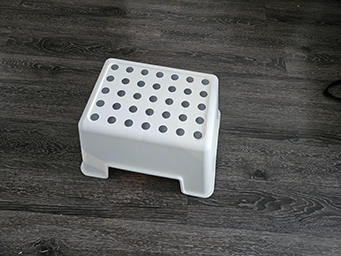
#> input picture assets/blobs_small.png, 341 x 256 px
$ python sibd_b:w.py
#> lines starting #> are read from the running program, lines starting #| are printed output that depends on the picture; after the words box and inside, x2 and y2 are one past the last pixel; in counts of white or black regions, pixels touching at a corner belong together
import math, time, cv2, numpy as np
from scipy.ndimage import maximum_filter, minimum_filter

suffix = "_small"
img = cv2.imread(f"assets/blobs{suffix}.png", cv2.IMREAD_GRAYSCALE)
#> img: shape (256, 341); min 0, max 255, mean 85.4


scales = 5
octaves = 3
sigma0 = 1.6
k = 2 ** (1 / (scales - 3))

layer_buffer = img.copy()
LoGs = [[img.copy() for _ in range(scales - 1)] for _ in range(octaves)]
#> LoGs = 3 items
Peak_buffers = [[img.copy() for _ in range(scales - 3)] for _ in range(octaves)]
#> Peak_buffers = 3 items
Gaussian_buffers = [[img.copy() for _ in range(scales)] for _ in range(octaves)]
#> Gaussian_buffers = 3 items
resample_buffer = img.copy()

time_taken = 0
start_t = time.time()
end_t = time.time()

def peak_detection_scipy(dog1, dog2, dog3, size=3, contrast_threshold=0.03, print_output=False):
    rows, cols = dog2.shape
    DoG_stack = np.stack([dog1, dog2, dog3], axis=-1)

    local = maximum_filter(DoG_stack, size=size)
    peak_mask = dog2 == local[:, :, 1]
    output = np.where(peak_mask, dog2, 0)

    local = minimum_filter(DoG_stack, size=size)
    peak_mask = dog2 == local[:, :, 1]
    output = np.where(peak_mask, -dog2, output)

    contrast_mask = output >= contrast_threshold
    output = np.where(contrast_mask, output, 0)

    keypoints = np.where(output != 0)
    keypoints = np.stack([keypoints[0], keypoints[1]], axis=-1)
    keypoints = keypoints.astype(np.int32)

    return output, keypoints

def compute_orientation_histograms(image, keypoint, scale, bin_size=10, threshold=0.5):
    x, y = keypoint
    radius = int(1.5 * scale)
    gaussianWindow = cv2.getGaussianKernel(2 * radius + 1, 1.5 * scale)
    histogram = np.zeros(360 // bin_size)

    for i in range(-radius, radius + 1):
        for j in range(-radius, radius + 1):
            dx = -1/3 * (4 * (int(image[x + i + 1, y + j]) - int(image[x + i - 1, y + j])) / 2
                        - (int(image[x + i + 2, y + j]) - int(image[x + i - 2, y + j])) / 4)
            dy = 1/3 * (4 * (int(image[x + i, y + j + 1]) - int(image[x + i, y + j - 1])) / 2
                       - (int(image[x + i, y + j + 2]) - int(image[x + i, y + j - 2])) / 4)

            magnitude = np.sqrt(dx**2 + dy**2)
            orientation = math.degrees(np.arctan2(dx, dy))
            if orientation < 0:
                orientation += 360

            bin = int(orientation // bin_size) % (360 // bin_size)
            histogram[bin] += magnitude * gaussianWindow[i + radius] * gaussianWindow[j + radius]

    cv = np.std(histogram) / np.mean(histogram)
    return (True, cv, histogram) if cv < threshold else (False, cv, histogram)

for octave in range(octaves):
    if octave == 0:
        apron = math.ceil(3 * sigma0)
        layer_buffer = cv2.sepFilter2D(
            img, -1,
            cv2.getGaussianKernel(2 * apron + 1, sigma0),
            cv2.getGaussianKernel(2 * apron + 1, sigma0).T,
            borderType=cv2.BORDER_CONSTANT
        )
    else:
        layer_buffer = cv2.resize(resample_buffer, (0, 0), fx=0.5, fy=0.5, interpolation=cv2.INTER_NEAREST)

    cv2.imwrite(f"assets/blobs/g_blob{suffix}_{octave}_{0}_g{2**(octave)}.png", layer_buffer)
    Gaussian_buffers[octave][0] = layer_buffer

    for scale in range(1, scales):
        start_t = time.time()
        sigma = sigma0 * (k ** (scale - 1))
        apron = math.ceil(3 * sigma)
        temp = cv2.sepFilter2D(
            layer_buffer, -1,
            cv2.getGaussianKernel(2 * apron + 1, sigma),
            cv2.getGaussianKernel(2 * apron + 1, sigma).T,
            borderType=cv2.BORDER_CONSTANT
        )

        LoGs[octave][scale - 1] = (np.array(temp, dtype=np.float32) - np.array(layer_buffer, dtype=np.float32)) / (k - 1)
        layer_buffer = temp
        Gaussian_buffers[octave][scale] = layer_buffer

        if scale == scales - 2 - 1:
            resample_buffer = temp

        end_t = time.time()
        time_taken += end_t - start_t

        cv2.imwrite(f"assets/blobs/g_blob{suffix}_{octave}_{scale}_g{2**(octave) * 2**((scale)//2)}.png", layer_buffer)
        cv2.imwrite(f"assets/blobs/dog_blob{suffix}_{octave}_{scale-1}_k{scale + octave*2}.png",
                   ((LoGs[octave][scale - 1] - LoGs[octave][scale - 1].min()) /
                    (LoGs[octave][scale - 1].max() - LoGs[octave][scale - 1].min()) * 255))
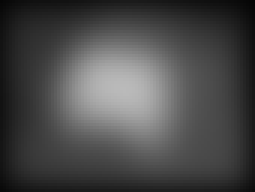
#> layer_buffer: shape (64, 85) (shown 3 times larger); min 5, max 186, mean 73.9
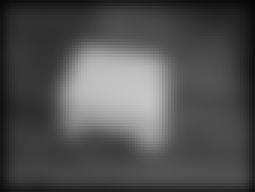
#> resample_buffer: shape (64, 85) (shown 3 times larger); min 5, max 198, mean 79.7
#> after the loop, time_taken = 0.00922

min_val = min([np.min(LoGs[octave][scale - 1]) for octave in range(octaves) for scale in range(scales - 1)])
#> min_val = -55.53
max_val = max([np.max(LoGs[octave][scale - 1]) for octave in range(octaves) for scale in range(scales - 1)])
#> max_val = 82.08
LoGs = [[(LoGs[octave][scale - 1] - min_val) / (max_val - min_val) * 255
         for scale in range(scales - 1)] for octave in range(octaves)]

keypoints = []
histograms = []

for octave in range(octaves):
    keypoints.append([None for _ in range(scales - 3)])
    for scale in range(1, scales - 2):
        print(f"Octave {octave}, Scale {scale}")
        start_t = time.time()

        Peak_buffers[octave][scale - 3], kp = peak_detection_scipy(
            LoGs[octave][scale - 1],
            LoGs[octave][scale],
            LoGs[octave][scale + 1],
            3, 0.7 * 255
        )
        keypoints[octave][scale - 3] = kp

        for keypoint in kp:
            isBlob, cv, histogram = compute_orientation_histograms(
                Gaussian_buffers[octave][scale],
                keypoint,
                sigma0 * (k ** (scale - 1)),
                30,
                threshold=0.5
            )
            histograms.append([keypoint[0], keypoint[1], octave, scale-1, histogram])

        end_t = time.time()
        time_taken += end_t - start_t
#> this loop made 3 passes
#> pass 1, in peak_detection_scipy, `DoG_stack = np.stack([dog1, dog2, dog3], axis=-1)`:
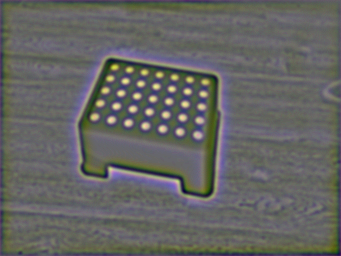
#> DoG_stack: shape (256, 341, 3) float32; mean of channels 0, 1, 2 99, 101.4, 100.9; drawn as B, G, R
#> pass 1, in peak_detection_scipy, `local = maximum_filter(DoG_stack, size=size)`:
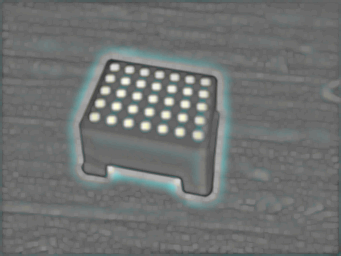
#> local: shape (256, 341, 3) float32; mean of channels 0, 1, 2 113.5, 114.1, 111.5; drawn as B, G, R
#> pass 1, in peak_detection_scipy, `peak_mask = dog2 == local[:, :, 1]`:
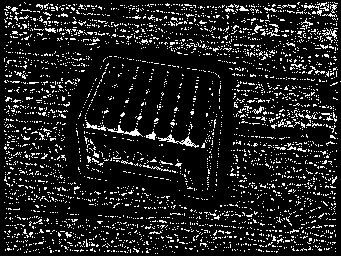
#> peak_mask: shape (256, 341) bool; 12.3% white in thin lines or dots
#> pass 1, in peak_detection_scipy, `output = np.where(peak_mask, dog2, 0)`:
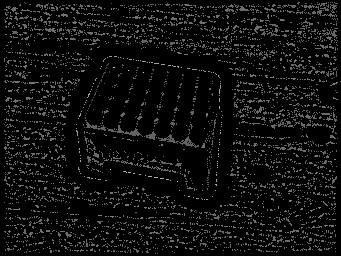
#> output: shape (256, 341) float32; min 0, max 223.7, mean 13.4
#> after the loop, histograms = 87 items; keypoints = 3 items; time_taken = 0.466

with open(f"assets/blobs/keypoints{suffix}.csv", "w") as f:
    f.write("x,y,octave,scale,histogram\n")
    for histogram in histograms:
        f.write(f"{histogram[0]},{histogram[1]},{histogram[2]},{histogram[3]},{','.join(map(str, histogram[4]))}\n")
#> this loop made 87 passes

filtered_peaks = []
for octave in range(octaves):
    filtered_peaks.append([[] for _ in range(scales - 3)])
    for scale in range(1, scales - 2):
        for keypoint in keypoints[octave][scale - 1]:
            isBlob, cv, histogram = compute_orientation_histograms(
                Gaussian_buffers[octave][scale],
                keypoint,
                sigma0 * (k ** (scale - 1)),
                10,
                threshold=1.5
            )
            if isBlob:
                filtered_peaks[octave][scale - 1].append(keypoint)
#> this loop made 3 passes
#> after the loop, filtered_peaks = 3 items

for octave in range(octaves):
    for scale in range(1, scales - 2):
        filtered_peaks_image = np.zeros_like(Peak_buffers[octave][scale - 1])
        for keypoint in filtered_peaks[octave][scale - 3]:
            filtered_peaks_image[keypoint[0], keypoint[1]] = 255
        cv2.imwrite(f"assets/blobs/filtered_peaks{suffix}_{octave}_{scale-1}_{scale}_{scale+1}.png",
                   filtered_peaks_image)
#> this loop made 3 passes
#> pass 2, `cv2.imwrite(f"assets/blobs/filtered_peaks{suffix}_{octave}_{scale-1}_{..`:
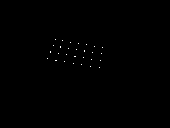
#> saved as filtered_peaks_small_1_0_1_2.png: shape (128, 170); 0.15% white in thin lines or dots, all inside (x1, y1, x2, y2) = (47, 39, 103, 68)
#> after the loop: filtered_peaks_image: shape (64, 85) float32; every value is 0

for octave in range(octaves):
    for scale in range(3, scales):
        cv2.imwrite(f"assets/blobs/peak_scpy_blob{suffix}_{octave}_{scale-3}_{scale-2}_{scale-1}_1.png",
                   Peak_buffers[octave][scale - 3])
